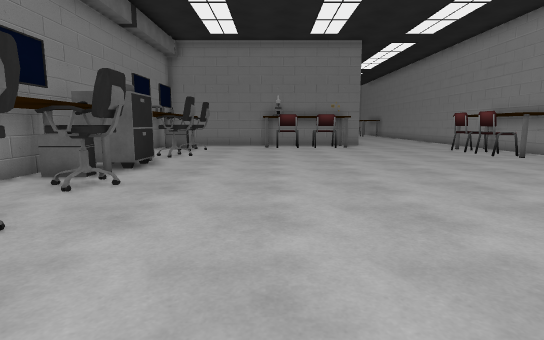
View 1 (above)

18 first-person views from a walk through a 3-D level made in the Unity game engine. The camera is 1.2 m above the floor, tilts 8° down and sees 80° across. The floor is counted in squares, 1 m on a side. Each view is taken from the middle of a square. On the plan, view 1 faces up. The plan holds only what a view shows up to about 14 squares ahead; the rest is blank. The place goes on beyond the plan. The player is left out. Some animated figures are not drawn. Door leaves are left out, so doorways stand open.

View 2
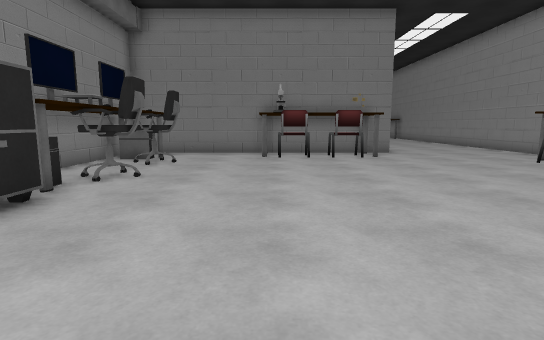

View 3
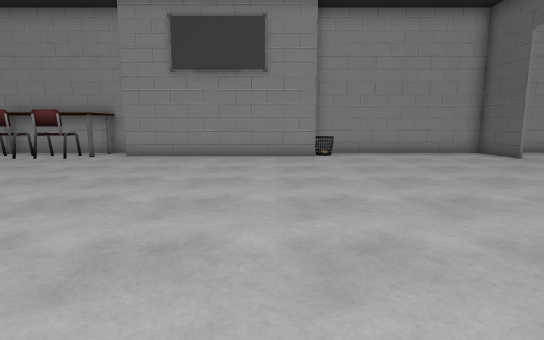

View 4
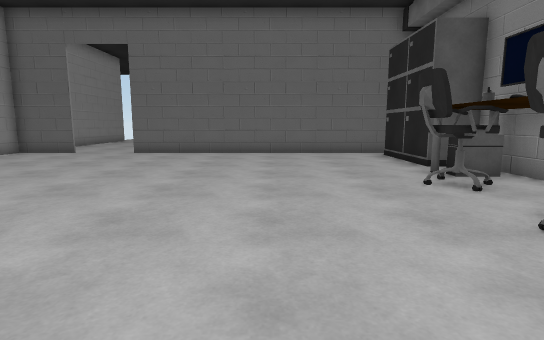

View 5
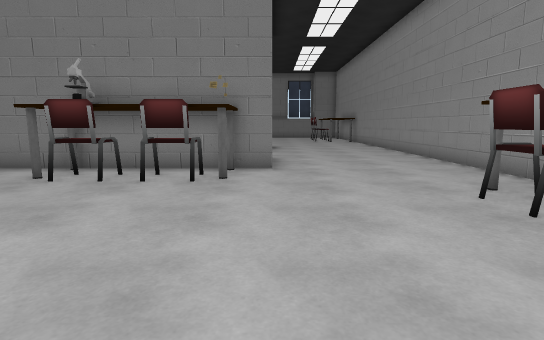

View 6
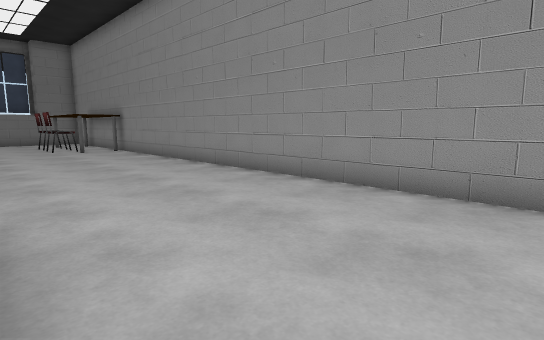

View 7
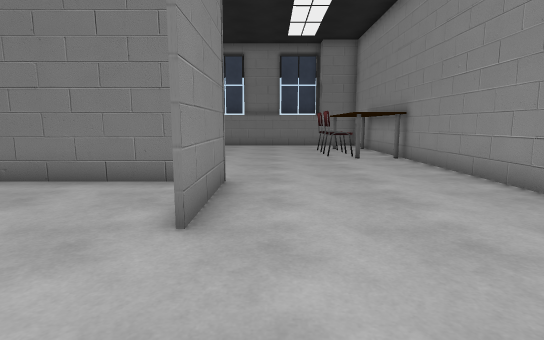

View 8
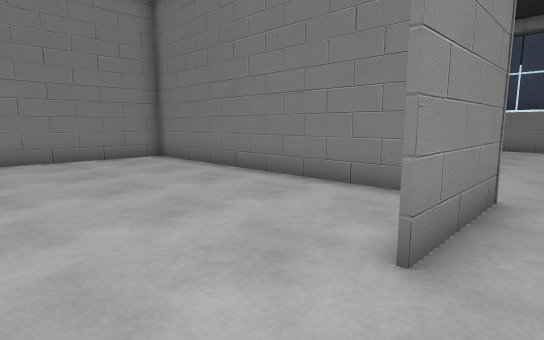

View 9
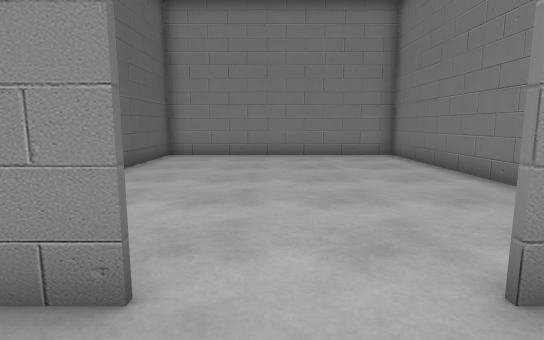

View 10
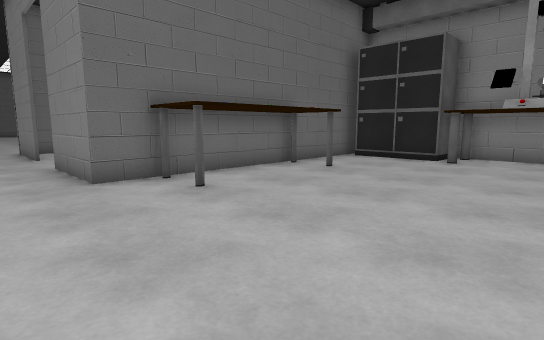

View 11
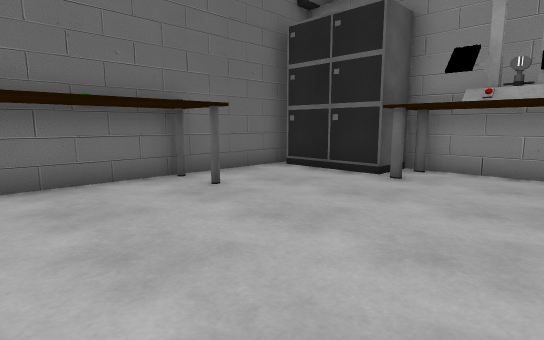

View 12
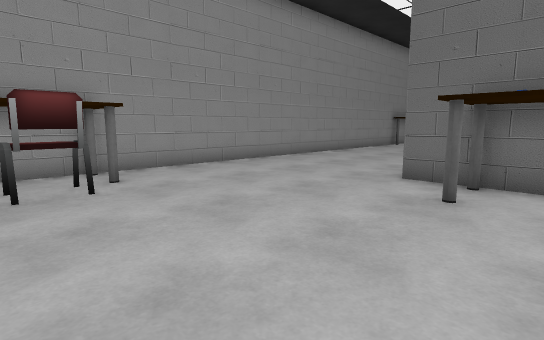

View 13
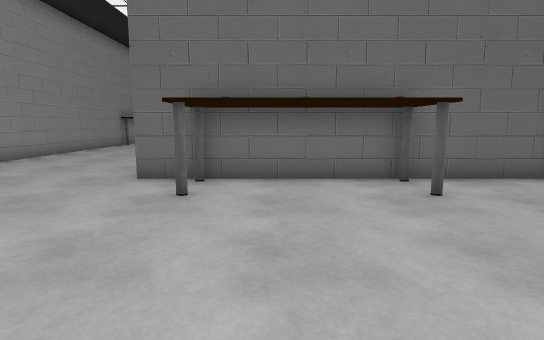

View 14
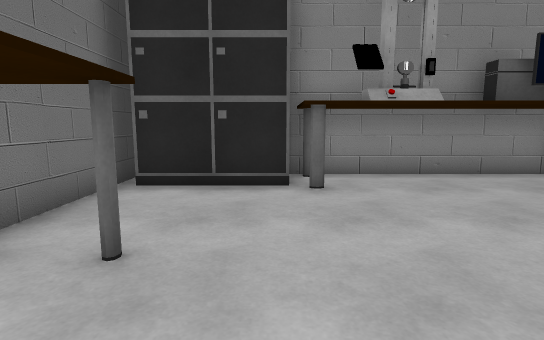

View 15
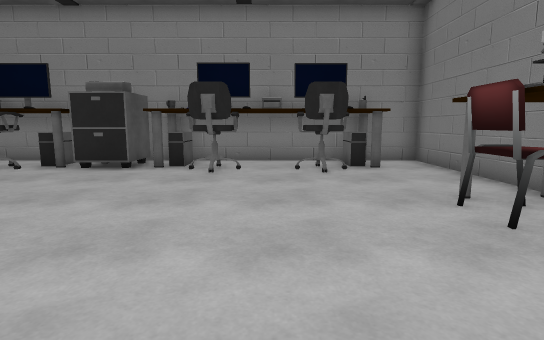

View 16
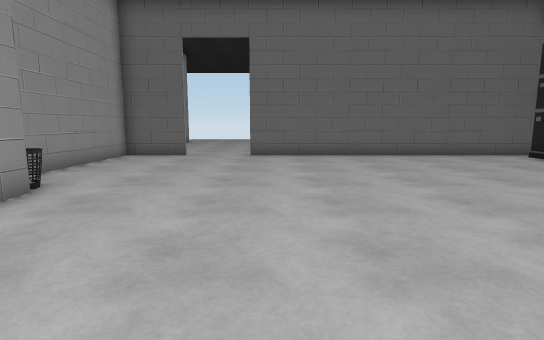

View 17
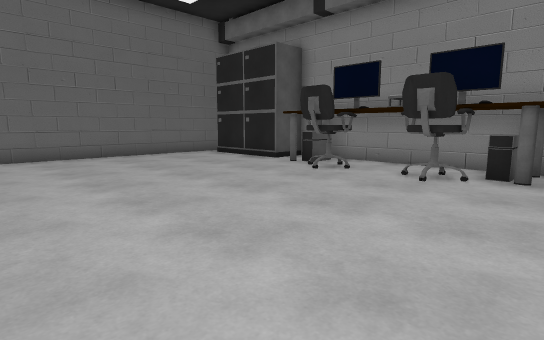

View 18
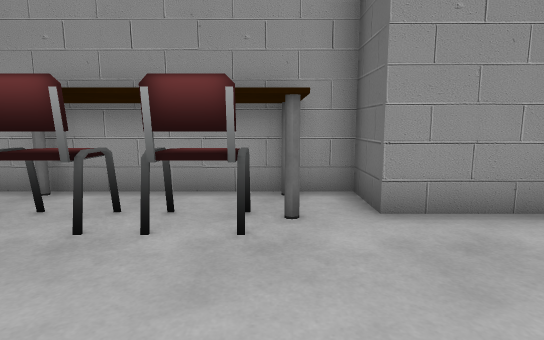

### Floor plan
Key: @ floor where view 1 was taken; # wall or solid block; . floor; D open door; M monitor; C chair; A cabinet; B bin; H machine; O other object.
Columns run from 6 left of view 1 to 11 right of it. Each row starts with its distance up from view 1.
 35 #OO...........  O#
 34 #HO...........CCO#
 33 #HO...........CCO#
 32 #OO..............#
 31 A##..............#
 30   #..OOOOO.......#
 29   #..OOOOOO......#
 28 ######OOOO##.....#
 27 #..........#.....#
 26 #..........#.....#
 25 #..........#.....#
 24 #..........D.....#
 23 #..........D.....#
 22 #..........D.....#
 21 #..........#.....#
 20 #.......  .#.....#
 19 ############.....#
 18 #.....OOOOO......#
 17 #OO...CCCCO......#
 16 #M C...........OO#
 15 #M C..........CCO#
 14 #O ............CO#
 13 #MOC..........CCO#
 12 #MOC...........CO#
 11 #OO..............#
 10 #AA............###
  9 #AA............#
  8 #O ............#
  7 #MOC...........#
  6 #MOC...........#
  5 #OO............#
  4 #MOC...........#
  3 #MOC...........BB#
  2 #OO..............#
  1 #A...............#
  0  #....@..........#
 -1  #...............#
 -2  #...............#
 -3  A...............#
 -4  ###########DDD###
 -5             .....

Where each view was taken, in squares from view 1:
view 1: 0 up, 0 right, facing up
view 2: 5 up, 0 right, facing up
view 3: 5 up, 3 left, facing right
view 4: 10 up, 0 right, facing down
view 5: 10 up, 5 right, facing up
view 6: 17 up, 5 right, facing up-right
view 7: 21 up, 6 right, facing up
view 8: 22 up, 6 right, facing up-left
view 9: 23 up, 7 right, facing left
view 10: 35 up, 7 right, facing down-left
view 11: 35 up, 3 right, facing down-left
view 12: 35 up, 2 right, facing down-right
view 13: 35 up, 2 right, facing down
view 14: 31 up, 2 right, facing left
view 15: 14 up, 5 right, facing left
view 16: 9 up, 5 right, facing down
view 17: 9 up, 4 right, facing down-left
view 18: 12 up, 5 right, facing right
